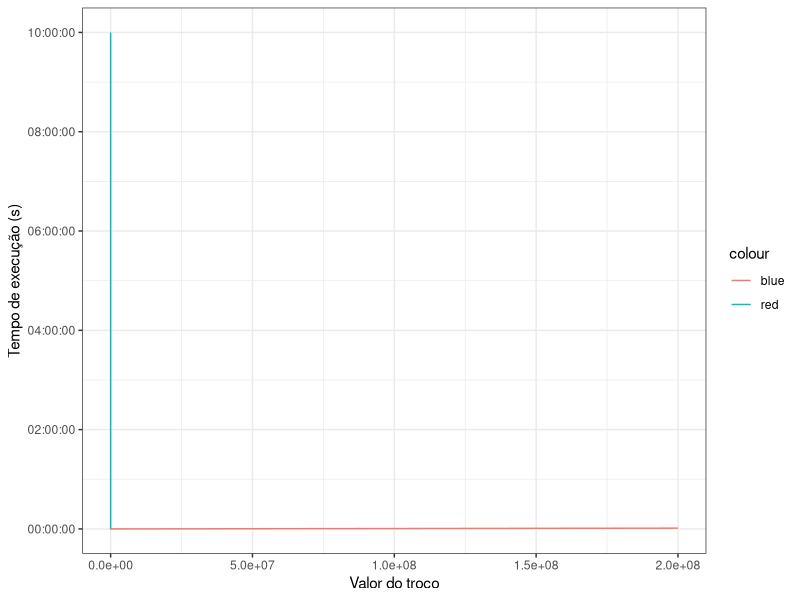

This chart was generated by the following R code:
library(ggplot2)

tExec <- read.csv("resultados.csv")

ggplot(data = tExec, aes(x = troco))+
  geom_line(aes(y = naiveRecursivo, color = "red"))+
  geom_line(aes(y = algoritmoPD, color = "blue"))+
  scale_y_time(name = "Tempo de execução (s)")+
  scale_x_continuous(name = "Valor do troco")+
  theme_bw()
